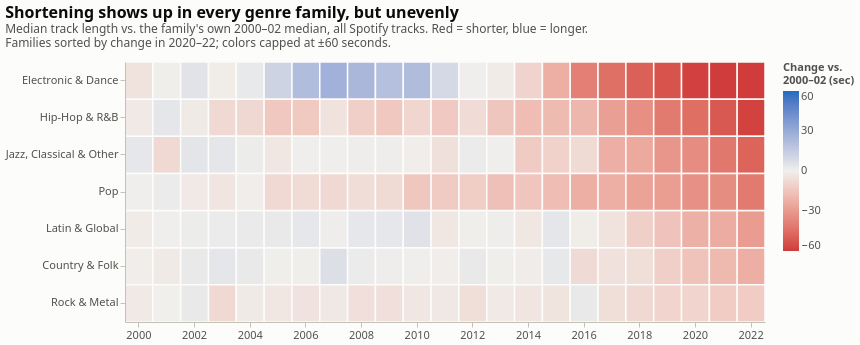

This figure's notebook cell:
### Markdown cell above
## Chart 2: Is the shortening happening in every genre?
Each cell is a genre family's median track length in one year, compared with that family's own 2000–02 median. Red means shorter, blue means longer.
Measuring each family against its own baseline keeps naturally long genres (electronic) from swamping naturally short ones (punk inside rock).
The data is the full Spotify file, about 2,000–20,000 tracks per cell. Hits are too sparse for some families (24 matched Latin hits in total).

### Code cell
g = genre_yearly[genre_yearly.year <= LAST_YEAR].copy()
base_len = g[g.year <= 2002].groupby("genre_family")["median"].mean()
g["baseline"] = g.genre_family.map(base_len)
g["change_sec"] = (g["median"] - g["baseline"]) * 60
g["median_label"] = g["median"].map(mmss)
g["baseline_label"] = g["baseline"].map(mmss)
row_order = (g[g.year >= LAST_YEAR - 2].groupby("genre_family").change_sec.mean()
               .sort_values().index.tolist())                    # most-shortened family on top
lim = 60
chart2 = (alt.Chart(g).mark_rect(stroke=SURFACE, strokeWidth=1.5).encode(
            x=alt.X("year:O", title=None, axis=alt.Axis(labelAngle=0, values=list(range(2000, LAST_YEAR + 1, 2)))),
            y=alt.Y("genre_family:N", title=None, sort=row_order),
            color=alt.Color("change_sec:Q", title=["Change vs.", "2000–02 (sec)"],
                            scale=alt.Scale(domain=[-lim, 0, lim], range=[SHORTER, NEUTRAL, LONGER], clamp=True, interpolate="lab"),
                            legend=alt.Legend(gradientLength=160, values=[-60, -30, 0, 30, 60])),
            tooltip=[alt.Tooltip("genre_family:N", title="Genre family"), alt.Tooltip("year:O", title="Year"),
                     alt.Tooltip("median_label:N", title="Median length"),
                     alt.Tooltip("baseline_label:N", title="2000–02 median"),
                     alt.Tooltip("change_sec:Q", title="Change (sec)", format="+.0f"),
                     alt.Tooltip("n_tracks:Q", title="Tracks", format=",")])
          .properties(width=640, height=260,
                      title=alt.Title("Shortening shows up in every genre family, but unevenly",
                                      subtitle=["Median track length vs. the family's own 2000–02 median, all Spotify tracks. "
                                                "Red = shorter, blue = longer.",
                                                "Families sorted by change in 2020–22; colors capped at ±60 seconds."]))
          .configure_view(stroke=None))
save_and_show(chart2, "chart2_genre_heatmap")

### Figure 1 — Vega-Lite specification as saved in the notebook (floating-point values rounded to 4 significant figures; data arrays with more than 128 entries replaced by an {"elided": "..."} marker saying what was removed)
{"config": {"background": "#fcfcfb", "font": "system-ui, -apple-system, Segoe UI, sans-serif", "view": {"stroke": null}, "title": {"color": "#0b0b0b", "fontSize": 16, "fontWeight": 600, "anchor": "start", "subtitleColor": "#52514e", "subtitleFontSize": 12, "offset": 12}, "axis": {"labelColor": "#52514e", "titleColor": "#52514e", "gridColor": "#e1e0d9", "domainColor": "#c3c2b7", "tickColor": "#c3c2b7", "labelFontSize": 11, "titleFontSize": 12, "titleFontWeight": 500}, "legend": {"labelColor": "#52514e", "titleColor": "#52514e", "labelFontSize": 11, "titleFontSize": 11}}, "data": {"name": "data-54cbdede8cf23089e6bda4cb1d2b3f0c"}, "mark": {"type": "rect", "stroke": "#fcfcfb", "strokeWidth": 1.5}, "encoding": {"color": {"field": "change_sec", "legend": {"gradientLength": 160, "values": [-60, -30, 0, 30, 60]}, "scale": {"clamp": true, "domain": [-60, 0, 60], "interpolate": "lab", "range": ["#d03b3b", "#f0efec", "#256abf"]}, "title": ["Change vs.", "2000–02 (sec)"], "type": "quantitative"}, "tooltip": [{"field": "genre_family", "title": "Genre family", "type": "nominal"}, {"field": "year", "title": "Year", "type": "ordinal"}, {"field": "median_label", "title": "Median length", "type": "nominal"}, {"field": "baseline_label", "title": "2000–02 median", "type": "nominal"}, {"field": "change_sec", "format": "+.0f", "title": "Change (sec)", "type": "quantitative"}, {"field": "n_tracks", "format": ",", "title": "Tracks", "type": "quantitative"}], "x": {"axis": {"labelAngle": 0, "values": [2000, 2002, 2004, 2006, 2008, 2010, 2012, 2014, 2016, 2018, 2020, 2022]}, "field": "year", "title": null, "type": "ordinal"}, "y": {"field": "genre_family", "sort": ["Electronic & Dance", "Hip-Hop & R&B", "Jazz, Classical & Other", "Pop", "Latin & Global", "Country & Folk", "Rock & Metal"], "title": null, "type": "nominal"}}, "height": 260, "title": {"text": "Shortening shows up in every genre family, but unevenly", "subtitle": ["Median track length vs. the family's own 2000–02 median, all Spotify tracks. Red = shorter, blue = longer.", "Families sorted by change in 2020–22; colors capped at ±60 seconds."]}, "width": 640, "$schema": "https://vega.github.io/schema/vega-lite/v5.20.1.json", "datasets": {"data-54cbdede8cf23089e6bda4cb1d2b3f0c": {"elided": "161 records"}}}
